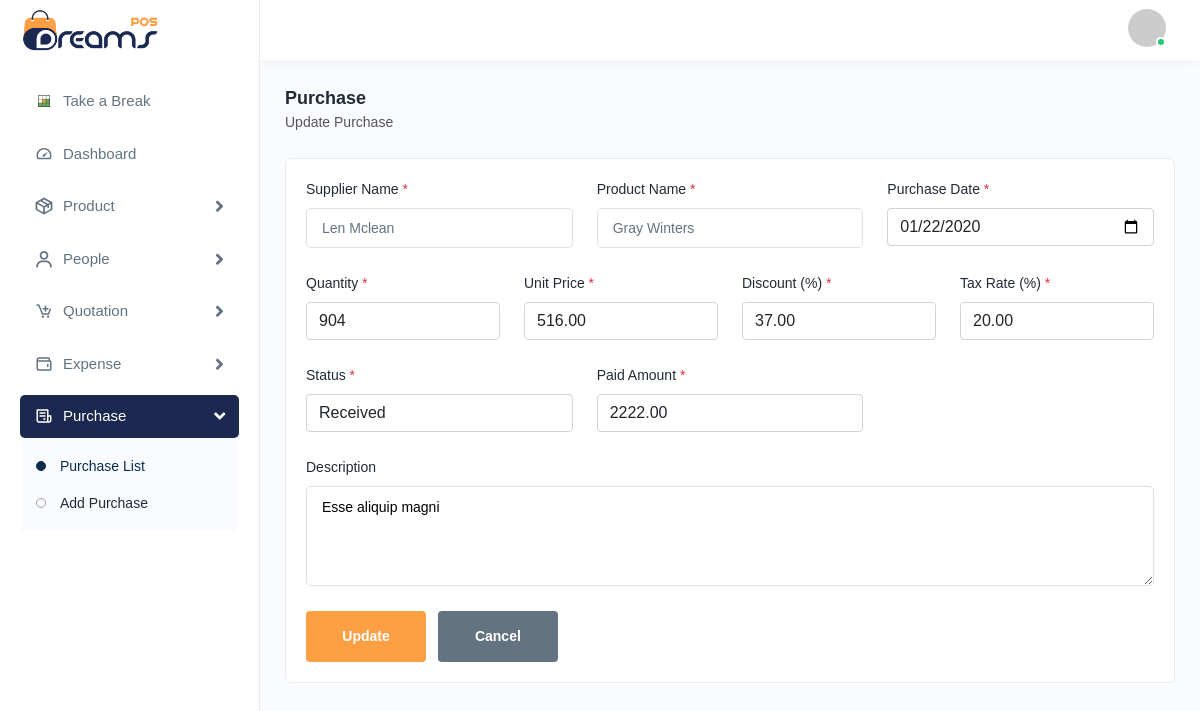
/purchases/12/edit/ (signed in), run on an earlier commit of the app's database.
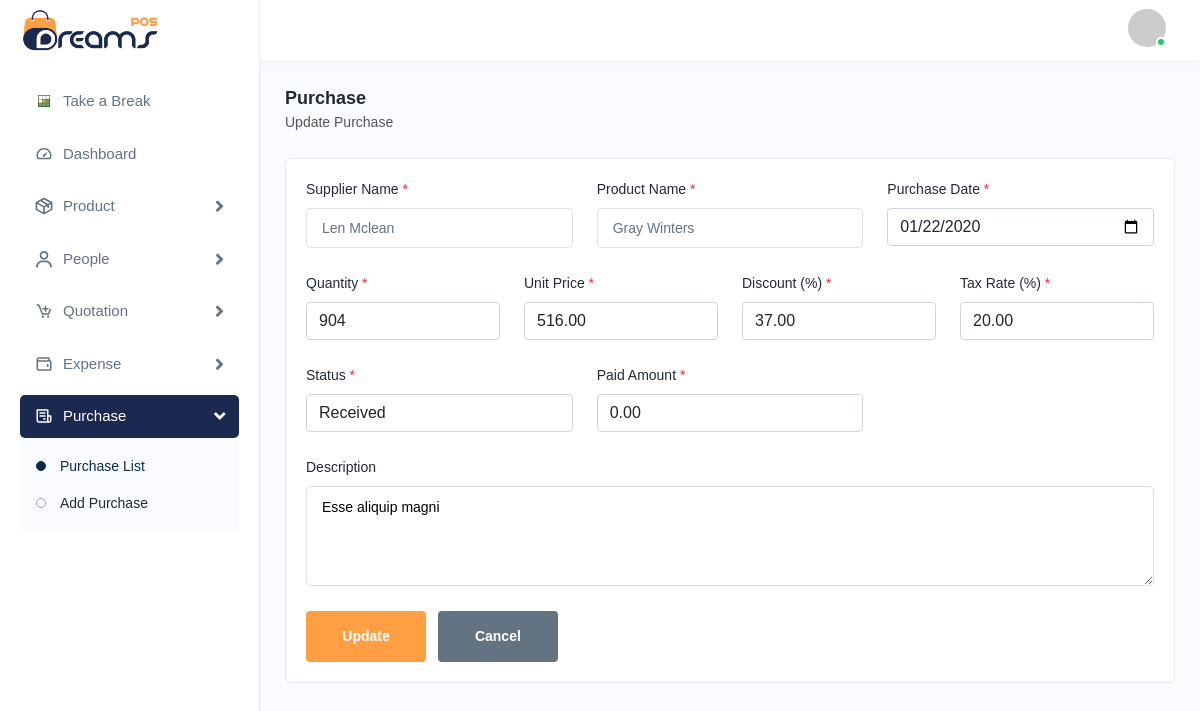
And on a later commit of the database.
### mainapp/models.py (models this page shows, shortened)
class Purchase(models.Model):
    class StatusChoices(models.TextChoices):
        PENDING = "pending", "Pending"
        ORDERED = "ordered", "Ordered"
        RECEIVED = "received", "Received"
        CANCELLED = "cancelled", "Cancelled"
    class PaymentStatusChoices(models.TextChoices):
        UNPAID = "unpaid", "Unpaid"
        PARTIAL = "partial", "Partial"
        PAID = "paid", "Paid"
    supplier = models.ForeignKey(
        "Supplier",
        on_delete=models.SET_NULL,
        null=True,
        blank=True,
        related_name="purchases",
    )
    product = models.ForeignKey(
        "Product",
        on_delete=models.SET_NULL,
        null=True,
        blank=True,
        related_name="purchases",
    )
    reference = models.CharField(max_length=255, unique=True)
    purchase_date = models.DateField()
    quantity = models.IntegerField()
    is_quantity_added_to_product = models.BooleanField(default=False)
    unit_price = models.DecimalField(max_digits=12, decimal_places=2)
    discount = models.DecimalField(max_digits=12, decimal_places=2, default=0)
    tax_rate = models.DecimalField(max_digits=5, decimal_places=2, default=0)
    tax_amount = models.DecimalField(max_digits=12, decimal_places=2, default=0)
    line_total = models.DecimalField(max_digits=12, decimal_places=2, default=0)
    status = models.CharField(
        max_length=20,
        choices=StatusChoices.choices,
        default=StatusChoices.PENDING,
    )
    payment_status = models.CharField(
        max_length=20,
        choices=PaymentStatusChoices.choices,
        default=PaymentStatusChoices.UNPAID,
    )
    paid_amount = models.DecimalField(max_digits=12, decimal_places=2, default=0)
    description = models.TextField(blank=True, null=True)
    created_at = models.DateTimeField(auto_now_add=True)
    updated_at = models.DateTimeField(auto_now=True)

### mainapp/views.py (the view)
# urls.py: path("purchases/<int:pk>/edit/", views.purchase_edit, name="purchases_edit"),
@login_required
def purchase_edit(request, pk):
    purchase = get_object_or_404(Purchase, pk=pk)
    suppliers = Supplier.objects.all().order_by("name")
    products = Product.objects.all().order_by("name")
    errors = []
    if request.method == "POST":
        supplier_name = request.POST.get("supplier_name", "").strip()
        product_name = request.POST.get("product_name", "").strip()
        purchase_date = request.POST.get("purchase_date", "").strip()
        quantity = request.POST.get("quantity", "").strip()
        unit_price = request.POST.get("unit_price", "").strip()
        discount = request.POST.get("discount", "").strip()
        tax_rate = request.POST.get("tax_rate", "").strip()
        status = request.POST.get("status", purchase.status).strip()
        paid_amount = request.POST.get("paid_amount", "").strip()
        description = request.POST.get("description", "").strip()
        if not supplier_name:
            errors.append("Supplier name is required.")
        if not product_name:
            errors.append("Product name is required.")
        if not purchase_date:
            errors.append("Purchase date is required.")
        if not quantity:
            errors.append("Quantity is required.")
        if not unit_price:
            errors.append("Unit price is required.")
        if discount == "":
            errors.append("Discount is required.")
        if tax_rate == "":
            errors.append("Tax rate is required.")
        if not status:
            errors.append("Status is required.")
        if paid_amount == "":
            errors.append("Paid amount is required.")
        supplier = Supplier.objects.filter(name=supplier_name).first()
        if not supplier:
            errors.append("Selected supplier does not exist.")
        product = Product.objects.filter(name=product_name).first()
        if not product:
            errors.append("Selected product does not exist.")
        try:
            quantity_val = int(quantity)
            if quantity_val < 0:
                errors.append("Quantity must be at least 0.")
        except Exception:
            errors.append("Quantity must be an integer.")
            quantity_val = 0
        def to_decimal(value, field_name, min_val=None, max_val=None):
            nonlocal errors
            try:
                d = Decimal(value)
            except Exception:
                errors.append(f"{field_name} must be a valid number.")
                return Decimal("0")
            if min_val is not None and d < min_val:
                errors.append(f"{field_name} must be at least {min_val}.")
            if max_val is not None and d > max_val:
                errors.append(f"{field_name} must not exceed {max_val}.")
            return d
        unit_price_val = to_decimal(unit_price, "Unit price", Decimal("0"))
        discount_val = to_decimal(discount, "Discount", Decimal("0"), Decimal("100"))
        tax_rate_val = to_decimal(tax_rate, "Tax rate", Decimal("0"), Decimal("100"))
        paid_amount_val = to_decimal(paid_amount, "Paid amount", Decimal("0"))
        discount_amt, tax_amount_val, line_total_val = compute_purchase_totals(
            quantity_val,
            unit_price_val,
            discount_val,
            tax_rate_val,
        )
        if paid_amount_val > line_total_val:
            errors.append("Paid amount cannot exceed the line total.")
        if paid_amount_val == 0:
            payment_status = Purchase.PaymentStatusChoices.UNPAID
        elif paid_amount_val < line_total_val:
            payment_status = Purchase.PaymentStatusChoices.PARTIAL
        else:
            payment_status = Purchase.PaymentStatusChoices.PAID
        if not errors:
            with transaction.atomic():
                purchase.supplier = supplier
                purchase.product = product
                purchase.purchase_date = purchase_date
                purchase.quantity = quantity_val
                purchase.unit_price = unit_price_val
                purchase.discount = discount_val
                purchase.tax_rate = tax_rate_val
                purchase.tax_amount = tax_amount_val
                purchase.line_total = line_total_val
                purchase.status = status
                purchase.paid_amount = paid_amount_val
                purchase.description = description or None
                purchase.payment_status = payment_status
                purchase.save()
            messages.success(request, "Purchase updated successfully!")
            return redirect("purchases_index")
        old = {
            "supplier_name": supplier_name,
            "product_name": product_name,
            "purchase_date": purchase_date,
            "quantity": quantity,
            "unit_price": unit_price,
            "discount": discount,
            "tax_rate": tax_rate,
            "status": status,
            "paid_amount": paid_amount,
            "description": description,
        }
    else:
        old = {
            "supplier_name": purchase.supplier.name if purchase.supplier else "",
            "product_name": purchase.product.name if purchase.product else "",
            "purchase_date": purchase.purchase_date,
            "quantity": purchase.quantity,
            "unit_price": purchase.unit_price,
            "discount": purchase.discount,
            "tax_rate": purchase.tax_rate,
            "status": purchase.status,
            "paid_amount": purchase.paid_amount,
            "description": purchase.description or "",
        }
    context = {
        "errors": errors,
        "old": old,
        "purchase": purchase,
        "suppliers": suppliers,
        "products": products,
    }
    return render(request, "purchases/edit.html", context)

### mainapp/templates/purchases/edit.html (shortened to what the changed rows need)
{% extends "base.html" %}
{% load static %}
{% block content %}
<div class="card">
    <div class="card-body">
        <form method="post">
            <div class="row">
                <div class="col-lg-4 col-sm-6 col-12">
                    <div class="form-group">
                        <label>Purchase Date <span class="text-danger">*</span></label>
                        <input type="date"
                               class="form-control"
                               name="purchase_date"
                               value="{{ old.purchase_date|date:'Y-m-d' }}"
                               required>
                    </div>
                </div>
                <div class="col-lg-3 col-sm-6 col-12">
                    <div class="form-group">
                        <label>Unit Price <span class="text-danger">*</span></label>
                        <input type="number"
                               step="0.01"
                               min="0"
                               class="form-control"
                               name="unit_price"
                               value="{{ old.unit_price|default_if_none:'' }}"
                               required>
                    </div>
                </div>
                <div class="col-lg-3 col-sm-6 col-12">
                    <div class="form-group">
                        <label>Discount (%) <span class="text-danger">*</span></label>
                        <input type="number"
                               step="0.01"
                               min="0"
                               max="100"
                               class="form-control"
                               name="discount"
                               value="{{ old.discount|default_if_none:'0' }}"
                               required>
                    </div>
                </div>
                <div class="col-lg-3 col-sm-6 col-12">
                    <div class="form-group">
                        <label>Tax Rate (%) <span class="text-danger">*</span></label>
                        <input type="number"
                               step="0.01"
                               min="0"
                               max="100"
                               class="form-control"
                               name="tax_rate"
                               value="{{ old.tax_rate|default_if_none:'0' }}"
                               required>
                    </div>
                </div>
                <div class="col-lg-4 col-sm-6 col-12">
                    <div class="form-group">
                        <label>Status <span class="text-danger">*</span></label>
                        <select class="form-control" name="status" required>
                            <option value="received" {% if old.status == 'received' %}selected{% endif %}>Received</option>
                        </select>
                    </div>
                </div>
                <div class="col-lg-4 col-sm-6 col-12">
                    <div class="form-group">
                        <label>Paid Amount <span class="text-danger">*</span></label>
                        <input type="number"
                               step="0.01"
                               min="0"
                               class="form-control"
                               name="paid_amount"
                               value="{{ old.paid_amount|default_if_none:'0' }}"
                               required>
                    </div>
                </div>
                <div class="col-lg-12 col-sm-12 col-12">
                    <div class="form-group">
                        <label>Description</label>
                        <textarea class="form-control"
                                  name="description"
                                  rows="3"
                                  placeholder="Optional notes">{{ old.description|default_if_none:'' }}</textarea>
                    </div>
                </div>
            </div>
        </form>
    </div>
</div>
{% endblock %}

What changed in the data, as far as the page shows it:
changed Purchase "Received": paid_amount "2222.00" → "0.00"
